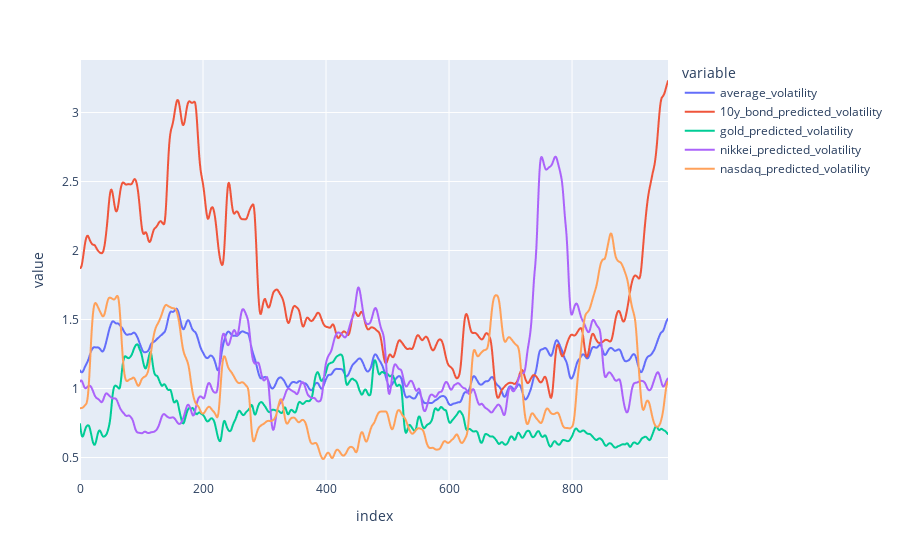

The notebook cell saved with this chart:
### Code cell
px.line(volatility_prediction, y=["average_volatility", "10y_bond_predicted_volatility","gold_predicted_volatility","nikkei_predicted_volatility","nasdaq_predicted_volatility"])

### Figure 1 — Plotly figure (JSON) as saved in the notebook; plotly's stock layout.template omitted (floating-point values rounded to 4 significant figures; data arrays with more than 128 entries replaced by an {"elided": "..."} marker saying what was removed)
{"data": [{"hovertemplate": "variable=average_volatility<br>index=%{x}<br>value=%{y}<extra></extra>", "legendgroup": "average_volatility", "line": {"color": "#636efa", "dash": "solid"}, "mode": "lines", "name": "average_volatility", "showlegend": true, "type": "scattergl", "x": {"elided": "957 int values"}, "xaxis": "x", "y": {"elided": "957 float values"}, "yaxis": "y"}, {"hovertemplate": "variable=10y_bond_predicted_volatility<br>index=%{x}<br>value=%{y}<extra></extra>", "legendgroup": "10y_bond_predicted_volatility", "line": {"color": "#EF553B", "dash": "solid"}, "mode": "lines", "name": "10y_bond_predicted_volatility", "showlegend": true, "type": "scattergl", "x": {"elided": "957 int values"}, "xaxis": "x", "y": {"elided": "957 float values"}, "yaxis": "y"}, {"hovertemplate": "variable=gold_predicted_volatility<br>index=%{x}<br>value=%{y}<extra></extra>", "legendgroup": "gold_predicted_volatility", "line": {"color": "#00cc96", "dash": "solid"}, "mode": "lines", "name": "gold_predicted_volatility", "showlegend": true, "type": "scattergl", "x": {"elided": "957 int values"}, "xaxis": "x", "y": {"elided": "957 float values"}, "yaxis": "y"}, {"hovertemplate": "variable=nikkei_predicted_volatility<br>index=%{x}<br>value=%{y}<extra></extra>", "legendgroup": "nikkei_predicted_volatility", "line": {"color": "#ab63fa", "dash": "solid"}, "mode": "lines", "name": "nikkei_predicted_volatility", "showlegend": true, "type": "scattergl", "x": {"elided": "957 int values"}, "xaxis": "x", "y": {"elided": "957 float values"}, "yaxis": "y"}, {"hovertemplate": "variable=nasdaq_predicted_volatility<br>index=%{x}<br>value=%{y}<extra></extra>", "legendgroup": "nasdaq_predicted_volatility", "line": {"color": "#FFA15A", "dash": "solid"}, "mode": "lines", "name": "nasdaq_predicted_volatility", "showlegend": true, "type": "scattergl", "x": {"elided": "957 int values"}, "xaxis": "x", "y": {"elided": "957 float values"}, "yaxis": "y"}], "layout": {"legend": {"title": {"text": "variable"}, "tracegroupgap": 0}, "margin": {"t": 60}, "xaxis": {"anchor": "y", "domain": [0, 1], "title": {"text": "index"}}, "yaxis": {"anchor": "x", "domain": [0, 1], "title": {"text": "value"}}}}
